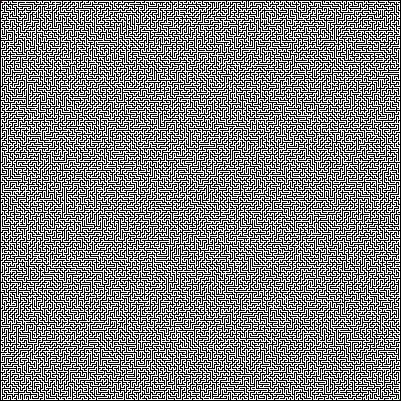
#> input picture examples/maze-1.png, 401 x 401 px
$ python maze-solver.py examples/maze-1.png
#> lines starting #> are read from the running program, lines starting #| are printed output that depends on the picture
### heapdict.py
"""
Taken from https://github.com/DanielStutzbach/heapdict/blob/master/heapdict.py
"""


try:
    from collections.abc import MutableMapping
except ImportError:
    from collections import MutableMapping


def doc(s):
    if hasattr(s, '__call__'):
        s = s.__doc__

    def f(g):
        g.__doc__ = s
        return g
    return f


class heapdict(MutableMapping):
    __marker = object()

    def __init__(self, *args, **kw):
        self.heap = []
        self.d = {}
        self.update(*args, **kw)

    # [4 lines left out: function clear, not called in this run]

    @doc(dict.__setitem__)
    def __setitem__(self, key, value):
        if key in self.d:
            self.pop(key)
        wrapper = [value, key, len(self)]
        self.d[key] = wrapper
        self.heap.append(wrapper)
        self._decrease_key(len(self.heap)-1)

    def _min_heapify(self, i):
        n = len(self.heap)
        h = self.heap
        while True:
            # calculate the offset of the left child
            l = (i << 1) + 1
            # calculate the offset of the right child
            r = (i + 1) << 1
            if l < n and h[l][0] < h[i][0]:
                low = l
            else:
                low = i
            if r < n and h[r][0] < h[low][0]:
                low = r

            if low == i:
                break

            self._swap(i, low)
            i = low

    def _decrease_key(self, i):
        while i:
            # calculate the offset of the parent
            parent = (i - 1) >> 1
            if self.heap[parent][0] < self.heap[i][0]:
                break
            self._swap(i, parent)
            i = parent

    def _swap(self, i, j):
        h = self.heap
        h[i], h[j] = h[j], h[i]
        h[i][2] = i
        h[j][2] = j

    # [9 lines left out: function __delitem__, not called in this run]

    @doc(dict.__getitem__)
    def __getitem__(self, key):
        return self.d[key][0]

    @doc(dict.__iter__)
    def __iter__(self):
        return iter(self.d)

    def popitem(self):
        """D.popitem() -> (k, v), remove and return the (key, value) pair with lowest\nvalue; but raise KeyError if D is empty."""
        wrapper = self.heap[0]
        if len(self.heap) == 1:
            self.heap.pop()
        else:
            self.heap[0] = self.heap.pop()
            self.heap[0][2] = 0
            self._min_heapify(0)
        del self.d[wrapper[1]]
        return wrapper[1], wrapper[0]

    @doc(dict.__len__)
    def __len__(self):
        return len(self.d)

    def peekitem(self):
        """D.peekitem() -> (k, v), return the (key, value) pair with lowest value;\n but raise KeyError if D is empty."""
        return (self.heap[0][1], self.heap[0][0])


del doc
__all__ = ['heapdict']

### maze-solver.py
from PIL import Image
from heapdict import heapdict
import sys
import math
import time

END_COLOR = (255, 0, 0)
START_COLOR = (0, 255, 0)
PATH_COLOR = (255, 255, 255)
BORDER_COLOR = (0, 0, 0)
SHORTEST_PATH_COLOR = (66, 135, 245)

class Graph:
    def __init__(self, imageWidth):
        self.edgeList = {}
        self.imageWidth = imageWidth

    def addNode (self, n):
        self.edgeList[n] = []

    def removeNode(self, n):
        connections = self.edgeList.pop(n)
        for node in connections:
            self.edgeList[node].remove(n)

    def removeEdge(self, n1, n2):
        self.edgeList[n1].remove(n2)
        self.edgeList[n2].remove(n1)

    def addEdge(self, n1, n2):
        self.edgeList[n1].append(n2)
        self.edgeList[n2].append(n1)

    def trim(self):
        removals = -1
        toRemove = []

        # If we did not remove anything on the previous iteration we know we are done
        while removals != 0:
            removals = 0

            # find dead ends and add them to a queue to remove
            for node in self.edgeList:
                if len(self.edgeList[node]) < 2:
                    toRemove.append(node)

            # pop from queue and remove the dead ends
            while toRemove:
                self.removeNode(toRemove.pop())
                removals += 1

    # Perform A* algorithm and return the path from start to end
    def shortestPath(self, start, end):
        def reconstructPath(predacesors, current):
            path = [current]
            while current in predacesors:
                current = predacesors[current]
                path.append(current)
            return path[::-1]

        endx, endy = convert1D(end, self.imageWidth)
        def h(n):
            # Our heuristic is the Manhattan distance
            nx, ny = convert1D(n, self.imageWidth)
            return abs(endx - nx) + abs(endy - ny)

        # Used to backtrack the best path
        predacesors = {}

        # Best known cost to each node
        gScores = {}
        for n in self.edgeList:
            gScores[n] = math.inf
        gScores[start] = 0

        # Based on the heuristic, what is the best possible distance
        # to get to the start
        fScores = {}
        for n in self.edgeList:
            fScores[n] = math.inf
        fScores[start] = h(start)

        # Set of nodes that may need processed
        openSet = heapdict()
        openSet[start] = fScores[start]

        while openSet:
            current = openSet.peekitem()[0]

            # Finished path
            if current == end:
                return reconstructPath(predacesors, current)

            openSet.popitem()
            for neighbor in self.edgeList[current]:
                tentativeGScore = 1 + gScores[current]
                if tentativeGScore < gScores[neighbor]:
                    predacesors[neighbor] = current
                    gScores[neighbor] = tentativeGScore
                    fScores[neighbor] = gScores[neighbor] + h(neighbor)
                    if not neighbor in openSet:
                        openSet[neighbor] = fScores[neighbor]

        # There is not path!
        return None


def removeAlpha(imgData):
    for i in range(len(imgData)):
        imgData[i] = imgData[i][:3]

def convert1D(i, imageWidth):
    return (i % imageWidth, i // imageWidth)

def convert2D(x, y, imageWidth):
    return x + y // imageWidth

""" Scans through imageData looking for start and end colors. Assumes only one pixel of
    each is present, if one is not found it will be None. """
def getEndPoints(imgData, imageWidth):
    start = None
    end = None
    for i in range(len(imgData)):
        if imgData[i] == END_COLOR:
            end = i
        elif imgData[i] == START_COLOR:
            start = i
    return (start, end)

""" Returns wether or not the index in imgData is a path. """
def isPath(i, imgData, imgWidth):
    # Allow either a 1D index or a 2D index
    if type(i) == tuple:
        i = convert2D(*i, imgWidth)

    # Out of range is not part of the path
    if not i in range(len(imgData)):
        return False

    # Start and end are definitionally part of the path
    return imgData[i] == PATH_COLOR \
        or imgData[i] == END_COLOR \
        or imgData[i] == START_COLOR

""" Draws BORDER_COLOR over dead ends. """
def reflectTrim(image, G):
    for i in range(len(imgData)):
        if not i in G.edgeList:
            image.putpixel(convert1D(i, image.width), BORDER_COLOR)


if __name__ == "__main__":

    # Get input for maze image

    if len(sys.argv) < 2:
        fp = input("Enter a path to a maze image:")
    else:
        fp = sys.argv[1]


    # Different output name
    outName = "out.png"
    if "-o" in sys.argv:
        if sys.argv.index("-o")+1 < len(sys.argv):
            outName = sys.argv[sys.argv.index("-o")+1]

    # Use diagonal pathing
    diagonals = False
    if "-d" in sys.argv:
        diagonals = True


    image = Image.open(fp)
#> image is the input picture: PIL image 401x401 RGBA; mean R, G, B, A 127.3, 127.3, 127.3, 255
    if image is None:
        print("Cannot find file.")
        sys.exit()
    imgData = list(image.getdata())
#> imgData = 160801 items

    # Remove the alpha component of imgData so equalities are accurate
    removeAlpha(imgData)

    # Find start (green) and end (red) points

    print("Scanning for start and end points...", end = " ")

    start, end = getEndPoints(imgData, image.width)
#> the loop in getEndPoints, `for i in range(len(imgData)):` made 160801 passes
#> end on pass 403: 402
#> start = 160398; end = 402
    if (not start is None):
        print(f"Start found at {start}.", end = " ")
#| Start found at 160398.
    else:
        print("Start not found, closing.")
        sys.exit()
    if (not end is None):
        print(f"End found at {end}.")
#| End found at 402.
    else:
        print("End not found, closing.")
        sys.exit()

    # Build graph of maze.
    # Here each path pixel will be a node in the graph.

    timeStart = time.time()
    print("Creating Graph...", end=" ", flush=True)
    G = Graph(image.width)
    for i in range(len(imgData)):
        if isPath(i, imgData, image.width):
            # We add the pixel as a node and connect it to paths up and left of it
            # if they exist. This gets every connection without looking down and to the
            # right because its a non-directional graph.
            G.addNode(i)
            left = i - 1
            if isPath(left, imgData, image.width):
                G.addEdge(i, left)
            up = i - image.width
            if isPath(up, imgData, image.width):
                G.addEdge(i, up)
            # Experimental option to allow moving diagonally accross pixels
            if diagonals:
                upLeft = up - 1
                if isPath(upLeft, imgData, image.width):
                    G.addEdge(i, upLeft)
                upRight = up + 1
                if isPath(upRight, imgData, image.width):
                    G.addEdge(i, upRight)

    print(f"Done ({(time.time() - timeStart):.2f}s)")

    # Get shortestPath
    timeStart = time.time()
    print("Finding shortest path...", end=" ", flush=True)
    shortestPath = G.shortestPath(start, end)
#> in shortestPath, `endx, endy = convert1D(end, self.imageWidth)`: endx = 1
#> in h, `nx, ny = convert1D(n, self.imageWidth)`: nx = 399
#> in __setitem__, `wrapper = [value, key, len(self)]`: wrapper = [796, 160398, 0]
#> the loop in shortestPath, `while openSet:` made 54869 passes
#> (current, wrapper in popitem) on passes 18 to 20: (159995, [796, 159594, 4]), (159594, [796, 159193, 4]), (159193, [796, 158792, 4])
#> after the loop in shortestPath, `while openSet:`: fScores = 80299 items; predacesors = 54950 items
#> shortestPath = 2261 values, max 160398 at index 0, min 402 at index 2260, mean 77794.9
    print(f"Done ({(time.time() - timeStart):.2f}s)")

    if shortestPath != None:
        print(f"Shortest Path Length = {len(shortestPath)}")
#| Shortest Path Length = 2261

        # Draw shortest path onto image
        for i in shortestPath:
            image.putpixel(convert1D(i, image.width), SHORTEST_PATH_COLOR)
#> this loop made 2261 passes
#> i on passes 1 to 3: 160398, 159997, 159596
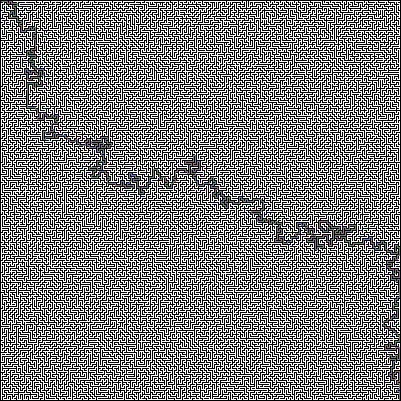
#> image: PIL image 401x401 RGBA; mean R, G, B, A 124.7, 125.7, 127.2, 255

        image.putpixel(convert1D(start, image.width), START_COLOR)
        image.putpixel(convert1D(end, image.width), END_COLOR)

        # Output modified image

        image.save(outName, "PNG")

    # There is no possible route
    else:
        print("The maze cannot be solved. Aborting.")
